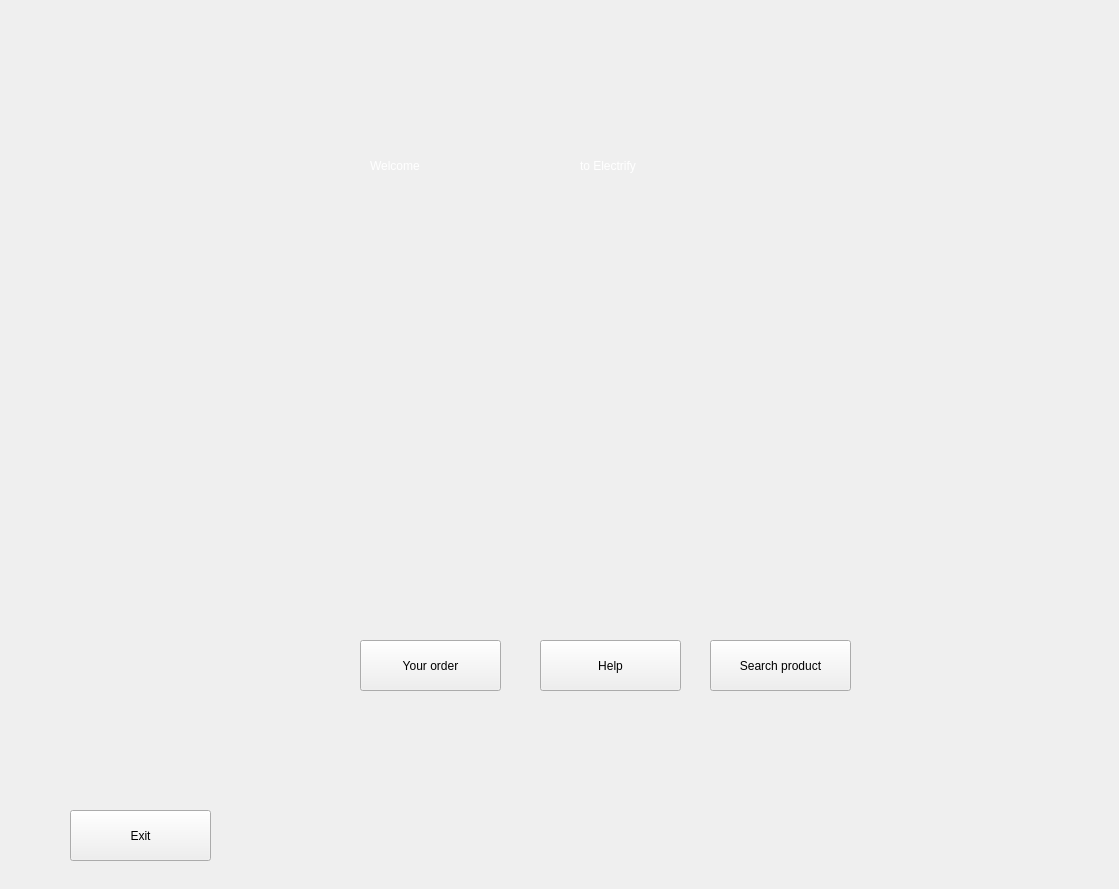
<?xml version="1.0" encoding="UTF-8"?>
<ui version="4.0">
 <class>MainWindow</class>
 <widget class="QMainWindow" name="MainWindow">
  <property name="geometry">
   <rect>
    <x>0</x>
    <y>0</y>
    <width>1119</width>
    <height>889</height>
   </rect>
  </property>
  <property name="windowTitle">
   <string>MainWindow</string>
  </property>
  <widget class="QWidget" name="bgwidget">
   <property name="enabled">
    <bool>true</bool>
   </property>
   <property name="maximumSize">
    <size>
     <width>1121</width>
     <height>891</height>
    </size>
   </property>
   <property name="styleSheet">
    <string notr="true">QWidget#bgwidget{
background-color: qlineargradient(spread:pad, x1:0, y1:0.961, x2:1, y2:0, stop:0 rgba(33, 137, 205, 255), stop:1 rgba(255, 255, 255, 255))};</string>
   </property>
   <widget class="QLabel" name="label">
    <property name="geometry">
     <rect>
      <x>580</x>
      <y>130</y>
      <width>231</width>
      <height>71</height>
     </rect>
    </property>
    <property name="styleSheet">
     <string notr="true">font: 36pt &quot;MS Shell Dlg 2&quot;; color : rgb(255, 255, 255)</string>
    </property>
    <property name="text">
     <string>to Electrify</string>
    </property>
   </widget>
   <widget class="QLabel" name="label_5">
    <property name="geometry">
     <rect>
      <x>370</x>
      <y>130</y>
      <width>191</width>
      <height>71</height>
     </rect>
    </property>
    <property name="styleSheet">
     <string notr="true">font: 36pt &quot;MS Shell Dlg 2&quot;; color : rgb(255, 255, 255)</string>
    </property>
    <property name="text">
     <string>Welcome</string>
    </property>
   </widget>
   <widget class="QPushButton" name="PesananAndaBtn">
    <property name="geometry">
     <rect>
      <x>360</x>
      <y>640</y>
      <width>141</width>
      <height>51</height>
     </rect>
    </property>
    <property name="styleSheet">
     <string notr="true">QPushButton#PesananAndaBtn{
background-color:rgb(0, 0, 0);
color:rgba(255,255,255,210);
border-radius:15px;
font: 12pt &quot;MS Shell Dlg 2&quot;; color:rgb(255, 255, 255);
}

QPushButton#PesananAndaBtn:hover{
background-color:qlineargradient(spread:pad, x1:0, y1:1, x2:1, y2:0, stop:0 rgba(150, 123, 111, 219), stop:1 rgba(85, 81, 84, 226));
}

QPushButton#PesananAndaBtn:pressed{
padding-left:5px;
padding-top:5px;
background-color:rgba(150, 123, 111, 255);
};</string>
    </property>
    <property name="text">
     <string>Your order</string>
    </property>
   </widget>
   <widget class="QPushButton" name="CariProductBtn">
    <property name="geometry">
     <rect>
      <x>710</x>
      <y>640</y>
      <width>141</width>
      <height>51</height>
     </rect>
    </property>
    <property name="styleSheet">
     <string notr="true">QPushButton#CariProductBtn{
background-color:rgb(0, 0, 0);
color:rgba(255,255,255,210);
border-radius:15px;
font: 12pt &quot;MS Shell Dlg 2&quot;; color:rgb(255, 255, 255);
}

QPushButton#CariProductBtn:hover{
background-color:qlineargradient(spread:pad, x1:0, y1:1, x2:1, y2:0, stop:0 rgba(150, 123, 111, 219), stop:1 rgba(85, 81, 84, 226));
}

QPushButton#CariProductBtn:pressed{
padding-left:5px;
padding-top:5px;
background-color:rgba(150, 123, 111, 255);
};</string>
    </property>
    <property name="text">
     <string>Search product</string>
    </property>
   </widget>
   <widget class="QLabel" name="label_2">
    <property name="geometry">
     <rect>
      <x>260</x>
      <y>220</y>
      <width>531</width>
      <height>381</height>
     </rect>
    </property>
    <property name="text">
     <string/>
    </property>
    <property name="pixmap">
     <pixmap>../../resources/img/pelanggan.png</pixmap>
    </property>
   </widget>
   <widget class="QPushButton" name="ExitButton">
    <property name="geometry">
     <rect>
      <x>70</x>
      <y>810</y>
      <width>141</width>
      <height>51</height>
     </rect>
    </property>
    <property name="styleSheet">
     <string notr="true">QPushButton#ExitButton{
background-color:rgb(0, 0, 0);
color:rgba(255,255,255,210);
border-radius:15px;
font: 12pt &quot;MS Shell Dlg 2&quot;; color:rgb(255, 255, 255);
}

QPushButton#ExitButton:hover{
background-color:qlineargradient(spread:pad, x1:0, y1:1, x2:1, y2:0, stop:0 rgba(150, 123, 111, 219), stop:1 rgba(85, 81, 84, 226));
}

QPushButton#ExitButton:pressed{
padding-left:5px;
padding-top:5px;
background-color:rgba(150, 123, 111, 255);
};</string>
    </property>
    <property name="text">
     <string>Exit</string>
    </property>
   </widget>
   <widget class="QPushButton" name="Help">
    <property name="geometry">
     <rect>
      <x>540</x>
      <y>640</y>
      <width>141</width>
      <height>51</height>
     </rect>
    </property>
    <property name="styleSheet">
     <string notr="true">QPushButton#Help{
background-color:rgb(0, 0, 0);
color:rgba(255,255,255,210);
border-radius:15px;
font: 12pt &quot;MS Shell Dlg 2&quot;; color:rgb(255, 255, 255);
}

QPushButton#Help:hover{
background-color:qlineargradient(spread:pad, x1:0, y1:1, x2:1, y2:0, stop:0 rgba(150, 123, 111, 219), stop:1 rgba(85, 81, 84, 226));
}

QPushButton#Help:pressed{
padding-left:5px;
padding-top:5px;
background-color:rgba(150, 123, 111, 255);
};</string>
    </property>
    <property name="text">
     <string>Help</string>
    </property>
   </widget>
  </widget>
 </widget>
 <resources>
  <include location="../../resources/img/pelanggan.qrc"/>
 </resources>
 <connections/>
</ui>
